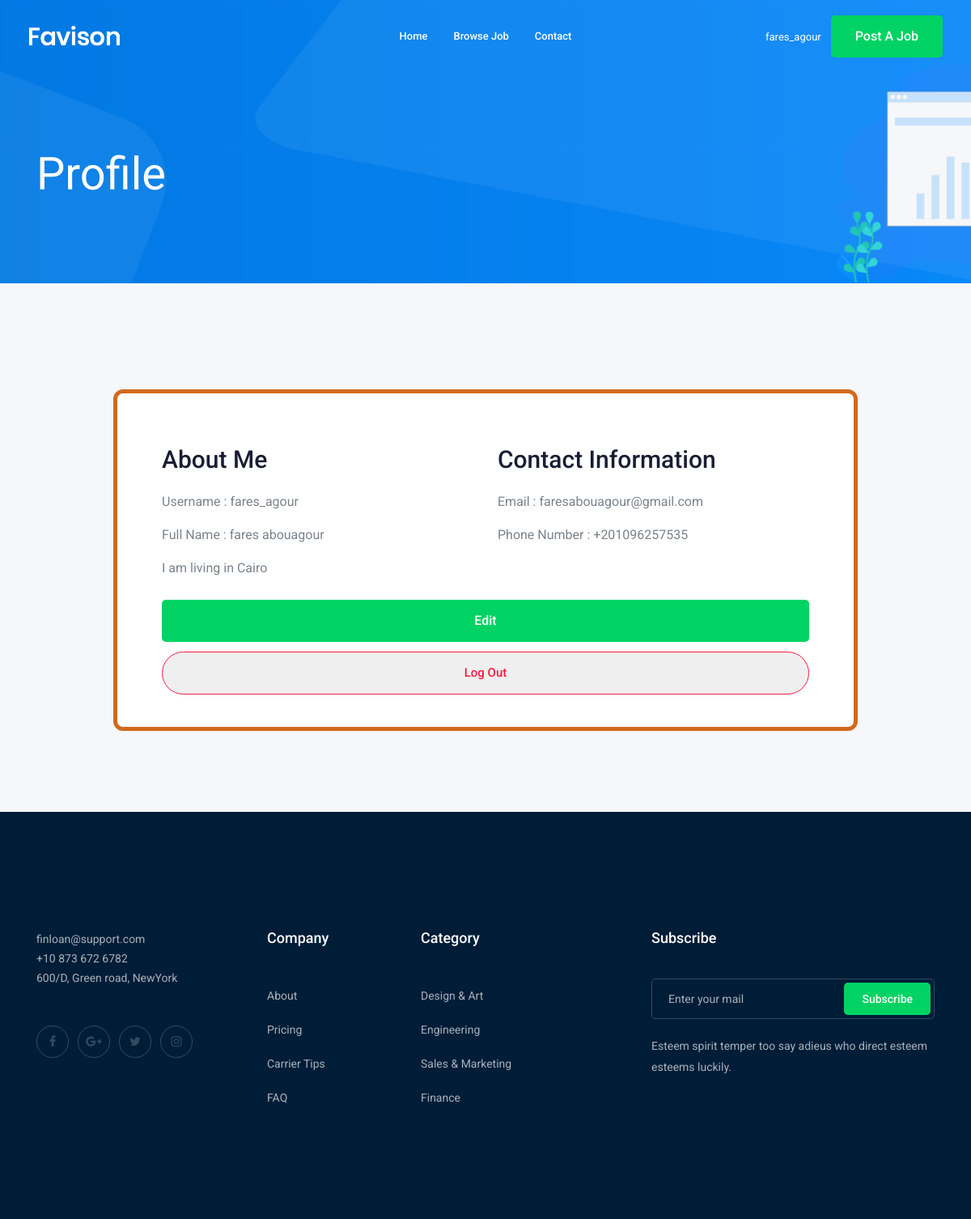
/accounts/profile/ (signed in), run on an earlier commit of the app's database.
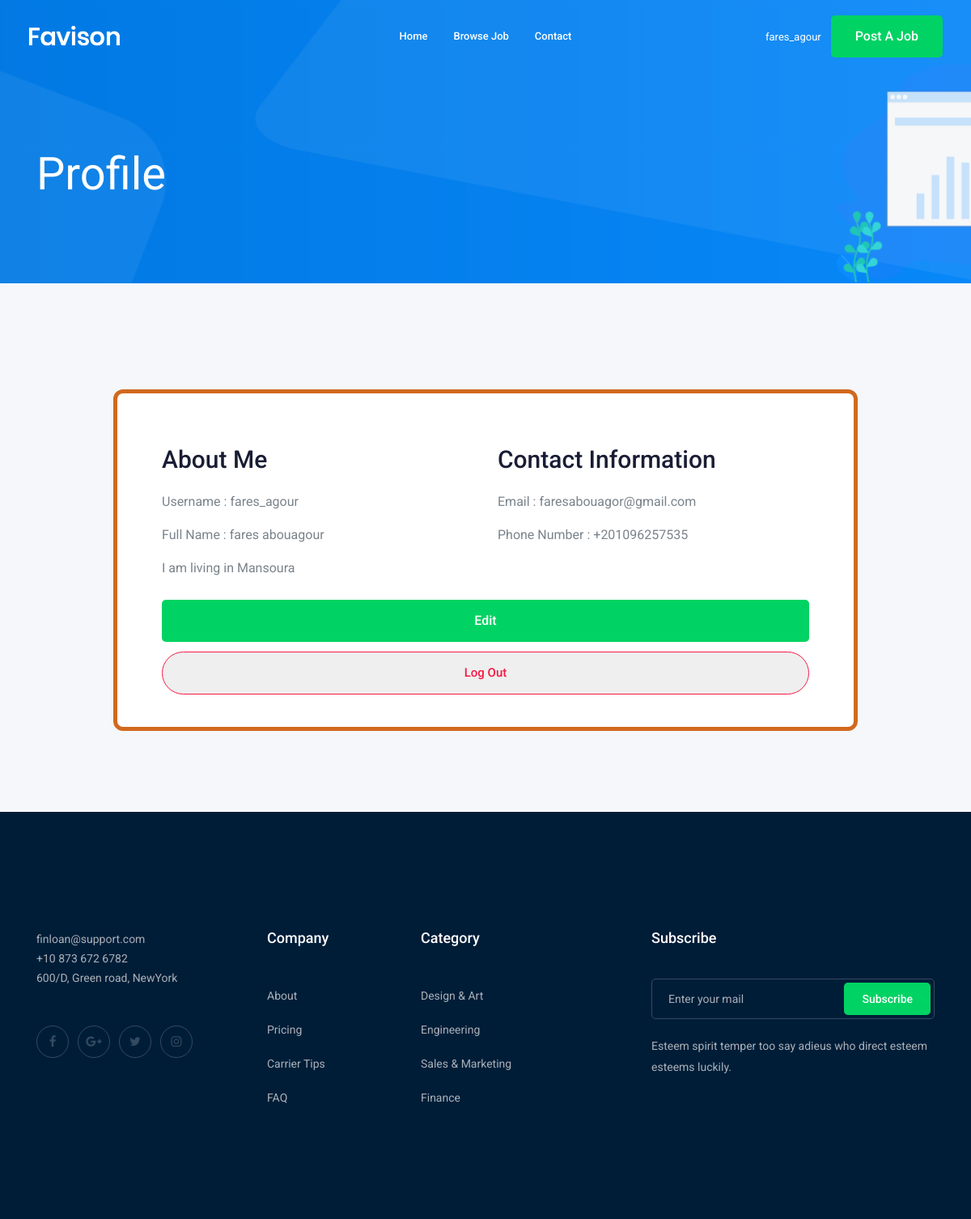
And on a later commit of the database.
### accounts/models.py (models this page shows, shortened)
class Profile(models.Model):
    user = models.OneToOneField(User, on_delete=models.CASCADE)
    phone = models.CharField(max_length=15)
    city = models.ForeignKey('City', on_delete=models.CASCADE, null=True, blank=True)

class City(models.Model):
    name = models.CharField(max_length=33)
    def __str__(self):
        return str(self.name)

### accounts/views.py (the view)
# urls.py: path('profile/', views.profile, name='profile'),
def profile(request):
    profile = Profile.objects.get(user=request.user)
    return render(request, 'profile/profile.html', {'profile': profile})

### accounts/templates/profile/profile.html
{% extends 'base.html' %}
{% load bootstrap4 %}
{% block body %}
    <div class="bradcam_area bradcam_bg_1">
        <div class="container">
            <div class="row">
                <div class="col-xl-12">
                    <div class="bradcam_text">
                        <h3>Profile</h3>
                    </div>
                </div>
            </div>
        </div>
    </div>
    <div class="job_details_area">
        <div class="container">
            <div class="row">
                <div class="col-lg-10 mx-auto">
                    <div class="apply_job_form white-bg" style="border: chocolate 5px solid; border-radius: 12px">
                        <div class="container mt-4">
                            <div class="row">
                                <div class="col-md-6">
                                    <h2 style="padding-bottom: 12px">About Me</h2>
                                    <p>Username : {{ profile.user.username }}</p>
                                    <p>Full Name : {{ profile.user.first_name }} {{ profile.user.last_name }}</p>
                                    <p>I am living in {{ profile.city }}</p>
                                </div>
                                <div class="col-md-6">
                                    <h2 style="padding-bottom: 12px">Contact Information</h2>
                                    <p>Email : {{ profile.user.email }}</p>
                                    <p>Phone Number : {{ profile.phone }}</p>
                                </div>
                            </div>
                            <form action="{% url 'accounts:profile_edit' %}">
                                <div style="padding-top: 12px">
                                    {% buttons %}
                                        <button class="boxed-btn3 w-100" type="submit">Edit</button>
                                    {% endbuttons %}
                                </div>
                            </form>
                                                <form action="{% url 'logout' %}">
                            <div style="padding-top: 12px">
                                {% buttons %}
                                    <button class="boxed-btn3-line w-100" type="submit">Log out</button>
                                {% endbuttons %}
                            </div>
                        </form>
                        </div>
                    </div>
                </div>
            </div>
        </div>
    </div>
{% endblock body %}

### templates/base.html (shortened to what this page needs)
<!doctype html>
<html class="no-js" lang="zxx">
<head>
    {% load static %}
    <link rel="stylesheet" href="{% static 'css/bootstrap.min.css' %}">
    <link rel="stylesheet" href="{% static 'css/owl.carousel.min.css' %}">
    <link rel="stylesheet" href="{% static 'css/magnific-popup.css' %}">
    <link rel="stylesheet" href="{% static 'css/nice-select.css' %}">
    <link rel="stylesheet" href="{% static 'css/flaticon.css' %}">
    <link rel="stylesheet" href="{% static 'css/jquery-ui.css' %}">
    <link rel="stylesheet" href="{% static 'css/gijgo.css' %}">
    <link rel="stylesheet" href="{% static 'css/animate.min.css' %}">
    <link rel="stylesheet" href="{% static 'css/slicknav.css' %}">
    <link rel="stylesheet" href="{% static 'css/style.css' %}">
    <link rel="stylesheet" href="https://cdnjs.cloudflare.com/ajax/libs/font-awesome/4.7.0/css/font-awesome.min.css">
</head>
<body>
<header>
    <div class="header-area ">
        <div id="sticky-header" class="main-header-area">
            <div class="container-fluid ">
                <div class="header_bottom_border">
                    <div class="row align-items-center">
                        <div class="col-xl-3 col-lg-2">
                            <div class="logo">
                                <a href="index.html">
                                    <img src="img/logo.png" alt="">
                                </a>
                            </div>
                        </div>
                        <div class="col-xl-6 col-lg-7">
                            <div class="main-menu  d-none d-lg-block">
                                <nav>
                                    <ul id="navigation">
                                        <li><a href="/">home</a></li>
                                        <li><a href="{% url 'jobs:job_list' %}">Browse Job</a></li>
                                        <li><a href="{% url 'contact:contact' %}">Contact</a></li>
                                    </ul>
                                </nav>
                            </div>
                        </div>
                        <div class="col-xl-3 col-lg-3 d-none d-lg-block">
                            <div class="Appointment">
                                {% if request.user.is_authenticated %}
                                    <div class="phone_num d-none d-xl-block">
                                        <a href="{% url 'accounts:profile' %}">{{ request.user.username }}</a>
                                    </div>
                                {% else %}
                                    <div class="phone_num d-none d-xl-block">
                                        <a href="{% url 'login' %}">Log in</a>
                                    </div>
                                {% endif %}
                                <div class="d-none d-lg-block">
                                    <a class="boxed-btn3" href="{% url 'jobs:post_job' %}">Post a Job</a>
                                </div>
                            </div>
                        </div>
                        <div class="col-12">
                        </div>
                    </div>
                </div>
            </div>
        </div>
    </div>
</header>
{% block body %}
{% endblock body %}
<footer class="footer">
    <div class="footer_top">
        <div class="container">
            <div class="row">
                <div class="col-xl-3 col-md-6 col-lg-3">
                    <div class="footer_widget wow fadeInUp" data-wow-duration="1s" data-wow-delay=".3s">
                        <p>
                            finloan@support.com <br>
                            +10 873 672 6782 <br>
                            600/D, Green road, NewYork
                        </p>
                        <div class="socail_links">
                            <ul>
                                <li>
                                    <a href="#">
                                        <i class="fa fa-facebook"></i>
                                    </a>
                                </li>
                                <li>
                                    <a href="#">
                                        <i class="fa fa-google-plus"></i>
                                    </a>
                                </li>
                                <li>
                                    <a href="#">
                                        <i class="fa fa-twitter"></i>
                                    </a>
                                </li>
                                <li>
                                    <a href="#">
                                        <i class="fa fa-instagram"></i>
                                    </a>
                                </li>
                            </ul>
                        </div>
                    </div>
                </div>
                <div class="col-xl-2 col-md-6 col-lg-2">
                    <div class="footer_widget wow fadeInUp" data-wow-duration="1.1s" data-wow-delay=".4s">
                        <h3 class="footer_title">
                            Company
                        </h3>
                        <ul>
                            <li><a href="#">About </a></li>
                            <li><a href="#"> Pricing</a></li>
                            <li><a href="#">Carrier Tips</a></li>
                            <li><a href="#">FAQ</a></li>
                        </ul>
                    </div>
                </div>
                <div class="col-xl-3 col-md-6 col-lg-3">
                    <div class="footer_widget wow fadeInUp" data-wow-duration="1.2s" data-wow-delay=".5s">
                        <h3 class="footer_title">
                            Category
                        </h3>
                        <ul>
                            <li><a href="#">Design & Art</a></li>
                            <li><a href="#">Engineering</a></li>
                            <li><a href="#">Sales & Marketing</a></li>
                            <li><a href="#">Finance</a></li>
                        </ul>
                    </div>
                </div>
                <div class="col-xl-4 col-md-6 col-lg-4">
                    <div class="footer_widget wow fadeInUp" data-wow-duration="1.3s" data-wow-delay=".6s">
                        <h3 class="footer_title">
                            Subscribe
                        </h3>
                        <form action="#" class="newsletter_form">
                            <input type="text" placeholder="Enter your mail">
                            <button type="submit">Subscribe</button>
                        </form>
                        <p class="newsletter_text">Esteem spirit temper too say adieus who direct esteem esteems
                            luckily.</p>
                    </div>
                </div>
            </div>
        </div>
    </div>
</footer>
</body>
</html>

### templates/base.html (style rules this page uses)
a:link { color: dodgerblue; text-decoration: none; }

What changed in the data, as far as the page shows it:
changed Profile "fares_agour": city "Cairo" → "Mansoura"; user.email "faresabouagour@gmail.com" → "faresabouagor@gmail.com"
